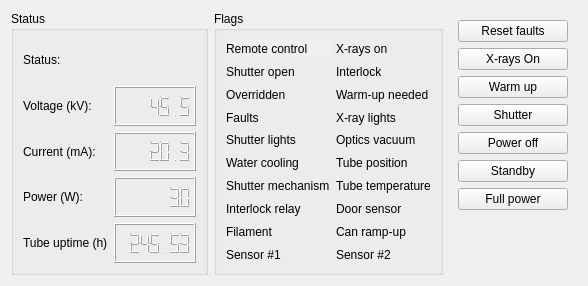
<?xml version="1.0" encoding="UTF-8"?>
<ui version="4.0">
 <class>Form</class>
 <widget class="QWidget" name="Form">
  <property name="geometry">
   <rect>
    <x>0</x>
    <y>0</y>
    <width>588</width>
    <height>286</height>
   </rect>
  </property>
  <property name="windowTitle">
   <string>X-ray source</string>
  </property>
  <property name="windowIcon">
   <iconset resource="../../../resource/icons/icons.qrc">
    <normaloff>:/icons/xraysource.svg</normaloff>:/icons/xraysource.svg</iconset>
  </property>
  <layout class="QHBoxLayout" name="horizontalLayout">
   <item>
    <widget class="QGroupBox" name="groupBox">
     <property name="title">
      <string>Status</string>
     </property>
     <layout class="QGridLayout" name="gridLayout">
      <item row="2" column="1">
       <widget class="QLCDNumber" name="currentLcdNumber">
        <property name="digitCount">
         <number>7</number>
        </property>
        <property name="value" stdset="0">
         <double>20.300000000000001</double>
        </property>
       </widget>
      </item>
      <item row="3" column="1">
       <widget class="QLCDNumber" name="powerLcdNumber">
        <property name="digitCount">
         <number>7</number>
        </property>
        <property name="value" stdset="0">
         <double>30.000000000000000</double>
        </property>
       </widget>
      </item>
      <item row="0" column="1">
       <widget class="QLabel" name="statusLabel">
        <property name="text">
         <string/>
        </property>
       </widget>
      </item>
      <item row="0" column="0">
       <widget class="QLabel" name="label">
        <property name="text">
         <string>Status:</string>
        </property>
       </widget>
      </item>
      <item row="1" column="1">
       <widget class="QLCDNumber" name="voltageLcdNumber">
        <property name="digitCount">
         <number>7</number>
        </property>
        <property name="value" stdset="0">
         <double>45.500000000000000</double>
        </property>
       </widget>
      </item>
      <item row="3" column="0">
       <widget class="QLabel" name="label_3">
        <property name="text">
         <string>Power (W):</string>
        </property>
       </widget>
      </item>
      <item row="1" column="0">
       <widget class="QLabel" name="label_2">
        <property name="text">
         <string>Voltage (kV):</string>
        </property>
       </widget>
      </item>
      <item row="2" column="0">
       <widget class="QLabel" name="label_4">
        <property name="text">
         <string>Current (mA):</string>
        </property>
       </widget>
      </item>
      <item row="4" column="0">
       <widget class="QLabel" name="label_6">
        <property name="text">
         <string>Tube uptime (h)</string>
        </property>
       </widget>
      </item>
      <item row="4" column="1">
       <widget class="QLCDNumber" name="uptimeLcdNumber">
        <property name="digitCount">
         <number>7</number>
        </property>
        <property name="value" stdset="0">
         <double>245.530000000000001</double>
        </property>
       </widget>
      </item>
     </layout>
    </widget>
   </item>
   <item>
    <widget class="QGroupBox" name="groupBox_2">
     <property name="title">
      <string>Flags</string>
     </property>
     <layout class="QGridLayout" name="gridLayout_2">
      <item row="4" column="0">
       <widget class="QLabel" name="shutterLightsFlag">
        <property name="text">
         <string>Shutter lights</string>
        </property>
       </widget>
      </item>
      <item row="0" column="0">
       <widget class="QLabel" name="remoteControlFlag">
        <property name="autoFillBackground">
         <bool>true</bool>
        </property>
        <property name="text">
         <string>Remote control</string>
        </property>
       </widget>
      </item>
      <item row="5" column="0">
       <widget class="QLabel" name="waterCoolingFlag">
        <property name="text">
         <string>Water cooling</string>
        </property>
       </widget>
      </item>
      <item row="2" column="0">
       <widget class="QLabel" name="overriddenFlag">
        <property name="text">
         <string>Overridden</string>
        </property>
       </widget>
      </item>
      <item row="4" column="1">
       <widget class="QLabel" name="opticsVacuumFlag">
        <property name="text">
         <string>Optics vacuum</string>
        </property>
       </widget>
      </item>
      <item row="1" column="1">
       <widget class="QLabel" name="interlockFlag">
        <property name="text">
         <string>Interlock</string>
        </property>
       </widget>
      </item>
      <item row="2" column="1">
       <widget class="QLabel" name="warmupFlag">
        <property name="text">
         <string>Warm-up needed</string>
        </property>
       </widget>
      </item>
      <item row="5" column="1">
       <widget class="QLabel" name="tubePositionFlag">
        <property name="text">
         <string>Tube position</string>
        </property>
       </widget>
      </item>
      <item row="6" column="0">
       <widget class="QLabel" name="shutterMechanicsFlag">
        <property name="text">
         <string>Shutter mechanism</string>
        </property>
       </widget>
      </item>
      <item row="6" column="1">
       <widget class="QLabel" name="tubeTemperatureFlag">
        <property name="text">
         <string>Tube temperature</string>
        </property>
       </widget>
      </item>
      <item row="1" column="0">
       <widget class="QLabel" name="shutterStateFlag">
        <property name="text">
         <string>Shutter open</string>
        </property>
       </widget>
      </item>
      <item row="0" column="1">
       <widget class="QLabel" name="xraysOnFlag">
        <property name="text">
         <string>X-rays on</string>
        </property>
       </widget>
      </item>
      <item row="7" column="0">
       <widget class="QLabel" name="interlockRelayFlag">
        <property name="text">
         <string>Interlock relay</string>
        </property>
       </widget>
      </item>
      <item row="7" column="1">
       <widget class="QLabel" name="doorSensorFlag">
        <property name="text">
         <string>Door sensor</string>
        </property>
       </widget>
      </item>
      <item row="8" column="0">
       <widget class="QLabel" name="filamentFlag">
        <property name="text">
         <string>Filament</string>
        </property>
       </widget>
      </item>
      <item row="8" column="1">
       <widget class="QLabel" name="canRampUpFlag">
        <property name="text">
         <string>Can ramp-up</string>
        </property>
       </widget>
      </item>
      <item row="9" column="0">
       <widget class="QLabel" name="sensor1Flag">
        <property name="text">
         <string>Sensor #1</string>
        </property>
       </widget>
      </item>
      <item row="9" column="1">
       <widget class="QLabel" name="sensor2Flag">
        <property name="text">
         <string>Sensor #2</string>
        </property>
       </widget>
      </item>
      <item row="3" column="0">
       <widget class="QLabel" name="faultsFlag">
        <property name="text">
         <string>Faults</string>
        </property>
       </widget>
      </item>
      <item row="3" column="1">
       <widget class="QLabel" name="xrayLightsFlag">
        <property name="text">
         <string>X-ray lights</string>
        </property>
       </widget>
      </item>
     </layout>
    </widget>
   </item>
   <item>
    <widget class="QWidget" name="widget" native="true">
     <layout class="QVBoxLayout" name="verticalLayout">
      <item>
       <widget class="QPushButton" name="resetFaultsPushButton">
        <property name="text">
         <string>Reset faults</string>
        </property>
        <property name="icon">
         <iconset theme="view-refresh">
          <normaloff>.</normaloff>.</iconset>
        </property>
       </widget>
      </item>
      <item>
       <widget class="QPushButton" name="xraysOnPushButton">
        <property name="text">
         <string>X-rays On</string>
        </property>
        <property name="icon">
         <iconset resource="../../../resource/icons/icons.qrc">
          <normaloff>:/icons/radiation.svg</normaloff>:/icons/radiation.svg</iconset>
        </property>
        <property name="checkable">
         <bool>true</bool>
        </property>
       </widget>
      </item>
      <item>
       <widget class="QPushButton" name="warmUpPushButton">
        <property name="text">
         <string>Warm up</string>
        </property>
        <property name="checkable">
         <bool>true</bool>
        </property>
       </widget>
      </item>
      <item>
       <widget class="QPushButton" name="shutterPushButton">
        <property name="text">
         <string>Shutter</string>
        </property>
        <property name="icon">
         <iconset resource="../../../resource/icons/icons.qrc">
          <normaloff>:/icons/beamshutter.svg</normaloff>:/icons/beamshutter.svg</iconset>
        </property>
        <property name="checkable">
         <bool>true</bool>
        </property>
       </widget>
      </item>
      <item>
       <widget class="QPushButton" name="powerOffPushButton">
        <property name="text">
         <string>Power off</string>
        </property>
       </widget>
      </item>
      <item>
       <widget class="QPushButton" name="standbyPushButton">
        <property name="text">
         <string>Standby</string>
        </property>
        <property name="icon">
         <iconset resource="../../../resource/icons/icons.qrc">
          <normaloff>:/icons/standby.svg</normaloff>:/icons/standby.svg</iconset>
        </property>
       </widget>
      </item>
      <item>
       <widget class="QPushButton" name="fullPowerPushButton">
        <property name="text">
         <string>Full power</string>
        </property>
        <property name="icon">
         <iconset resource="../../../resource/icons/icons.qrc">
          <normaloff>:/icons/fullpower.svg</normaloff>:/icons/fullpower.svg</iconset>
        </property>
       </widget>
      </item>
      <item>
       <spacer name="verticalSpacer">
        <property name="orientation">
         <enum>Qt::Vertical</enum>
        </property>
        <property name="sizeHint" stdset="0">
         <size>
          <width>0</width>
          <height>0</height>
         </size>
        </property>
       </spacer>
      </item>
     </layout>
    </widget>
   </item>
  </layout>
 </widget>
 <resources>
  <include location="../../../resource/icons/icons.qrc"/>
 </resources>
 <connections/>
</ui>
